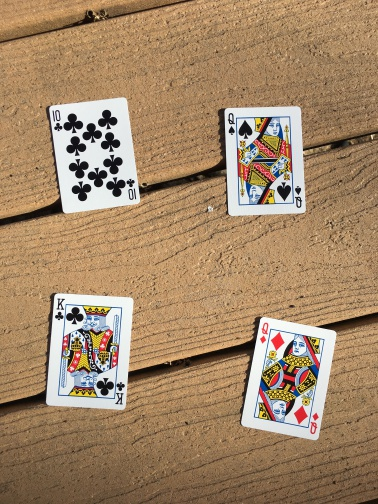
#> input picture images/cards/main_image/cards.JPG, 378 x 504 px
$ python part_4.py
#> lines starting #> are read from the running program, lines starting #| are printed output that depends on the picture; after the words box and inside, x2 and y2 are one past the last pixel; in counts of white or black regions, pixels touching at a corner belong together
import cv2
import os


def find_features(img1):
    correct_matches_dct = {}
    directory = 'images/cards/sample/'
    for image in os.listdir(directory):
        img2 = cv2.imread(directory+image, 0)
        orb = cv2.ORB_create()
        kp1, des1 = orb.detectAndCompute(img1, None)
        kp2, des2 = orb.detectAndCompute(img2, None)
        bf = cv2.BFMatcher()
        matches = bf.knnMatch(des1, des2, k=2)
        correct_matches = []
        for m, n in matches:
            if m.distance < 0.75*n.distance:
                correct_matches.append([m])
                correct_matches_dct[image.split('.')[0]] = len(correct_matches)
    correct_matches_dct = dict(sorted(correct_matches_dct.items(),
                               key=lambda item: item[1], reverse=True))
    return list(correct_matches_dct.keys())[0]


def find_contours_of_cards(image):
    blurred = cv2.GaussianBlur(image, (3, 3), 0)
    T, thresh_img = cv2.threshold(blurred, 215, 255, cv2.THRESH_BINARY)
    (cnts, _) = cv2.findContours(thresh_img, cv2.RETR_EXTERNAL,
                                    cv2.CHAIN_APPROX_SIMPLE)
    return cnts


def find_coordinates_of_cards(cnts, image):
    cards_coordinates = {}
    for i in range(0, len(cnts)):
        x, y, w, h = cv2.boundingRect(cnts[i])
        if w > 20 and h > 30:
            img_crop = image[y - 15:y + h + 15, x - 15:x + w + 15]
            cards_name = find_features(img_crop)
            cards_coordinates[cards_name] = (x - 15, y - 15, x + w + 15, y + h + 15)
    return cards_coordinates


def draw_rectangle_aroud_cards(cards_coordinates, image):
    for key, value in cards_coordinates.items():
        rec = cv2.rectangle(image, (value[0], value[1]), (value[2], value[3]), (255, 255, 0), 2)
        cv2.putText(rec, key, (value[0], value[1] - 10), cv2.FONT_HERSHEY_SIMPLEX, 0.5, (36, 255, 12), 1)
    cv2.imshow('Image', image)
    cv2.waitKey(0)


if __name__ == '__main__':
    main_image = cv2.imread('images/cards/main_image/cards.JPG')
#> main_image is the input picture: shape (504, 378, 3); mean B, G, R 104.3, 135, 163.5
    gray_main_image = cv2.cvtColor(main_image, cv2.COLOR_BGR2GRAY)
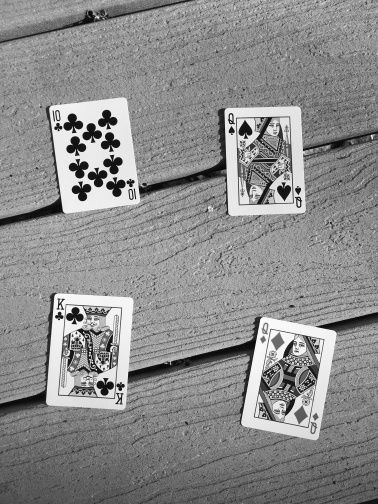
#> gray_main_image: shape (504, 378); min 4, max 253, mean 140
    contours = find_contours_of_cards(gray_main_image)
#> in find_contours_of_cards, `blurred = cv2.GaussianBlur(image, (3, 3), 0)`:
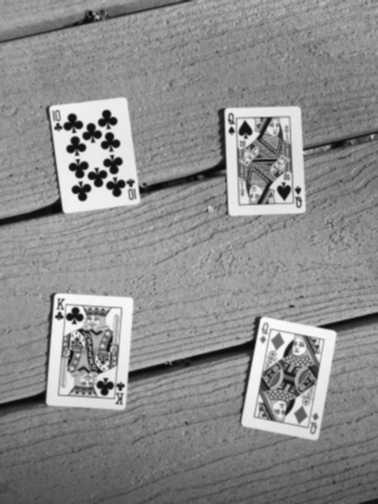
#> blurred: shape (504, 378); min 8, max 250, mean 140
#> in find_contours_of_cards, `T, thresh_img = cv2.threshold(blurred, 215, 255, cv2.THRESH_BINARY)`:
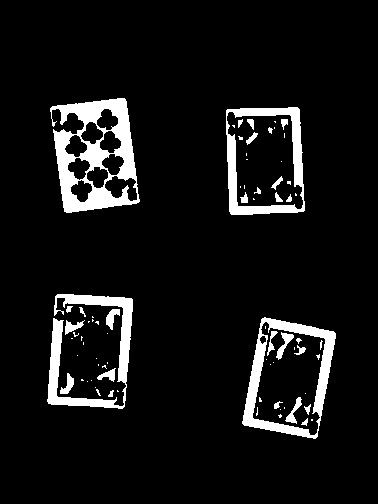
#> thresh_img: shape (504, 378); 7.8% white; 76 white regions (48 under 20 px)
#> in find_contours_of_cards, `(cnts, _) = cv2.findContours(thresh_img, cv2.RETR_EXTERNAL, cv2.CHAIN_..`: cnts = 31 contours, 22 with area under 20; largest, box (x1, y1, x2, y2) and area: (242, 317, 336, 439) 8250, (226, 107, 305, 215) 7738, (50, 98, 140, 213) 7512, (47, 294, 133, 409) 2469, (106, 309, 120, 330) 126
#> contours has the same summary as cnts in find_contours_of_cards
    cards_location = find_coordinates_of_cards(contours, gray_main_image)
#> in find_coordinates_of_cards, `x, y, w, h = cv2.boundingRect(cnts[i])`: x = 117; y = 390; w = 2
#> cards_location = {'king_club': (35, 83, 155, 228)}
    draw_rectangle_aroud_cards(cards_location, main_image)
#> the loop in draw_rectangle_aroud_cards, `for key, value in cards_coordinates.items():` made 1 pass
